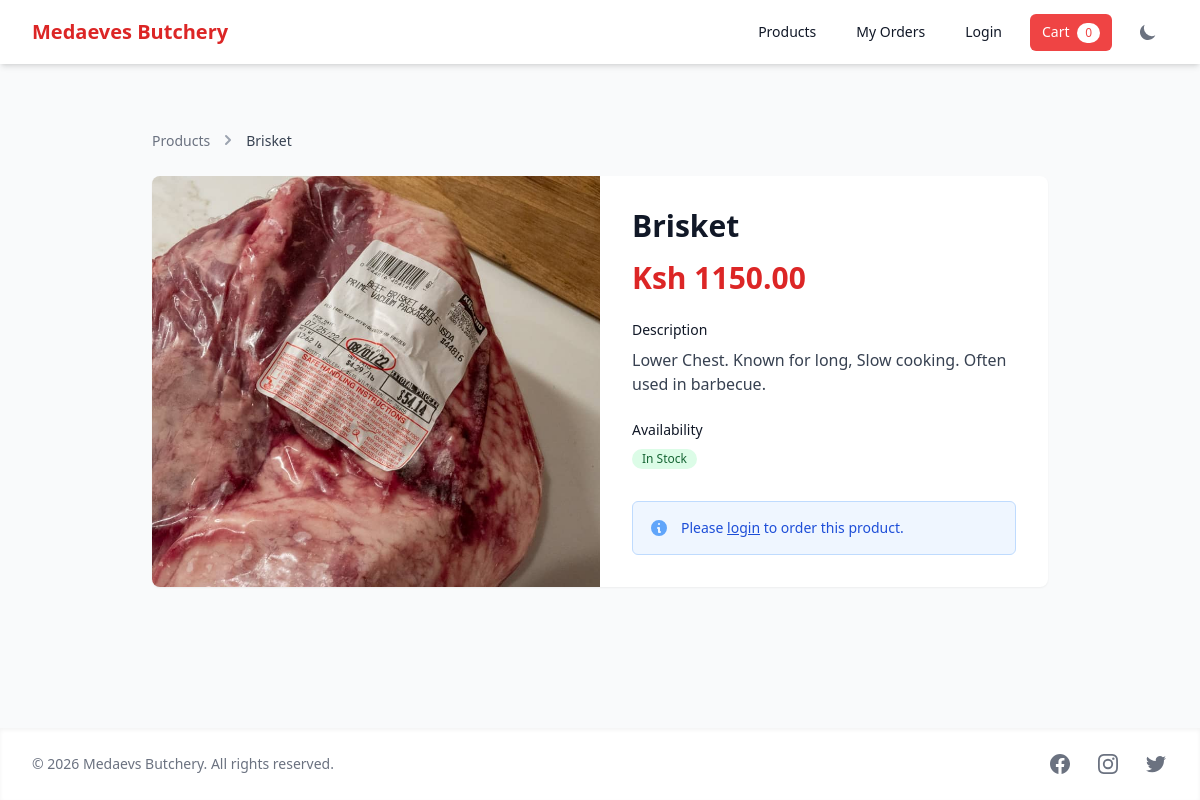
/product/1/, run on the app's committed database.
### shop/models.py (models this page shows, shortened)
class Product(models.Model):
	category = models.ForeignKey(Category, on_delete=models.CASCADE)
	name = models.CharField(max_length=200)
	description = models.TextField()
	price = models.DecimalField(max_digits=8, decimal_places=2)
	available = models.BooleanField(default=True)
	image = models.ImageField(upload_to='product_images/', blank=True, null=True)

### shop/views.py (the view)
# urls.py: path('product/<int:pk>/', views.product_detail, name='product_detail'),
def product_detail(request, pk):
   product = get_object_or_404(Product, pk=pk)
   return render(request, 'shop/product_detail.html', {'product':product})

### shop/templates/shop/product_detail.html (shortened to what this page needs)
{% extends 'shop/base.html' %}
{% block content %}
<div class="max-w-7xl mx-auto px-4 sm:px-6 lg:px-8 py-8">
    <nav class="flex mb-6" aria-label="Breadcrumb">
        <ol class="flex items-center space-x-2">
            <li>
                <a href="{% url 'product_list' %}" class="text-gray-500 dark:text-gray-400 hover:text-gray-700 dark:hover:text-gray-300 text-sm font-medium">
                    Products
                </a>
            </li>
            <li>
                <svg class="h-5 w-5 text-gray-400" xmlns="http://www.w3.org/2000/svg" viewBox="0 0 20 20" fill="currentColor">
                    <path fill-rule="evenodd" d="M7.293 14.707a1 1 0 010-1.414L10.586 10 7.293 6.707a1 1 0 011.414-1.414l4 4a1 1 0 010 1.414l-4 4a1 1 0 01-1.414 0z" clip-rule="evenodd" />
                </svg>
            </li>
            <li>
                <span class="text-gray-700 dark:text-gray-200 text-sm font-medium">{{ product.name }}</span>
            </li>
        </ol>
    </nav>
    <div class="bg-white dark:bg-gray-800 rounded-lg shadow-sm overflow-hidden">
        <div class="md:flex">
            <div class="md:w-1/2 bg-gray-100 dark:bg-gray-700">
                {% if product.image %}
                <img src="{{ product.image.url }}" alt="{{ product.name }}" class="w-full h-full object-cover">
                {% endif %}
            </div>
            <div class="md:w-1/2 p-6 md:p-8">
                <h1 class="text-2xl md:text-3xl font-bold text-gray-900 dark:text-white">{{ product.name }}</h1>
                <div class="mt-4">
                    <p class="text-3xl font-bold text-accent-600 dark:text-accent-400">Ksh {{ product.price }}</p>
                </div>
                {% if product.description %}
                <div class="mt-6">
                    <h3 class="text-sm font-medium text-gray-900 dark:text-white">Description</h3>
                    <div class="mt-2 text-base text-gray-700 dark:text-gray-300 space-y-4">
                        <p>{{ product.description }}</p>
                    </div>
                </div>
                {% endif %}
                <div class="mt-6">
                    <h3 class="text-sm font-medium text-gray-900 dark:text-white">Availability</h3>
                    <p class="mt-2 text-sm text-gray-700 dark:text-gray-300">
                        {% if product.available %}
                        <span class="inline-flex items-center px-2.5 py-0.5 rounded-full text-xs font-medium bg-green-100 dark:bg-green-800 text-green-800 dark:text-green-200">
                            In Stock
                        </span>
                        {% else %}
                        <span class="inline-flex items-center px-2.5 py-0.5 rounded-full text-xs font-medium bg-red-100 dark:bg-red-800 text-red-800 dark:text-red-200">
                            Out of Stock
                        </span>
                        {% endif %}
                    </p>
                </div>
                {% if product.available %}
                    {% if user.is_authenticated %}
                    <div class="mt-8">
                        <h3 class="text-sm font-medium text-gray-900 dark:text-white">Quantity (kg)</h3>
                        <div class="mt-2 w-32">
                            <div class="custom-number-input">
                                <div class="flex flex-row h-10 w-full rounded-lg relative bg-transparent">
                                    <button type="button" data-action="decrement" class="bg-gray-200 dark:bg-gray-700 text-gray-600 dark:text-gray-300 hover:text-gray-700 dark:hover:text-gray-200 h-full w-20 rounded-l cursor-pointer outline-none">
                                        <span class="m-auto text-2xl font-thin">−</span>
                                    </button>
                                    <input type="number" id="quantity-input" class="focus:outline-none text-center w-full bg-gray-100 dark:bg-gray-800 font-semibold text-md hover:text-black dark:hover:text-white focus:text-black dark:focus:text-white md:text-base cursor-default flex items-center text-gray-700 dark:text-gray-300 outline-none" name="custom-input-number" value="1" min="1" max="100">
                                    <button type="button" data-action="increment" class="bg-gray-200 dark:bg-gray-700 text-gray-600 dark:text-gray-300 hover:text-gray-700 dark:hover:text-gray-200 h-full w-20 rounded-r cursor-pointer">
                                        <span class="m-auto text-2xl font-thin">+</span>
                                    </button>
                                </div>
                            </div>
                        </div>
                    </div>
                    <div class="mt-8 space-y-3 sm:space-y-0 sm:flex sm:space-x-4">
                        <form method="post" action="{% url 'add_to_cart' product.pk %}" class="w-full sm:w-auto">
                            {% csrf_token %}
                            <input type="hidden" name="quantity" id="cart-quantity" value="1">
                            <button type="submit" class="w-full flex items-center justify-center px-8 py-3 border border-transparent text-base font-medium rounded-md shadow-sm text-white bg-accent-600 hover:bg-accent-700 focus:outline-none focus:ring-2 focus:ring-offset-2 focus:ring-accent-500 sm:w-auto">
                                <svg class="-ml-1 mr-2 h-5 w-5" xmlns="http://www.w3.org/2000/svg" fill="none" viewBox="0 0 24 24" stroke="currentColor">
                                    <path stroke-linecap="round" stroke-linejoin="round" stroke-width="2" d="M3 3h2l.4 2M7 13h10l4-8H5.4M7 13L5.4 5M7 13l-2.293 2.293c-.63.63-.184 1.707.707 1.707H17m0 0a2 2 0 100 4 2 2 0 000-4zm-8 2a2 2 0 11-4 0 2 2 0 014 0z" />
                                </svg>
                                Add to Cart
                            </button>
                        </form>
                        <form method="post" action="{% url 'place_order' product.pk %}" class="w-full sm:w-auto">
                            {% csrf_token %}
                            <input type="hidden" name="quantity" id="order-quantity" value="1">
                            <button type="submit" class="w-full flex items-center justify-center px-8 py-3 border border-gray-300 dark:border-gray-600 text-base font-medium rounded-md shadow-sm text-gray-700 dark:text-gray-200 bg-white dark:bg-gray-800 hover:bg-gray-50 dark:hover:bg-gray-700 focus:outline-none focus:ring-2 focus:ring-offset-2 focus:ring-accent-500 sm:w-auto">
                                <svg class="-ml-1 mr-2 h-5 w-5" xmlns="http://www.w3.org/2000/svg" fill="none" viewBox="0 0 24 24" stroke="currentColor">
                                    <path stroke-linecap="round" stroke-linejoin="round" stroke-width="2" d="M5 3v4M3 5h4M6 17v4m-2-2h4m5-16l2.286 6.857L21 12l-5.714 2.143L13 21l-2.286-6.857L5 12l5.714-2.143L13 3z" />
                                </svg>
                                Order Now
                            </button>
                        </form>
                    </div>
                    {% else %}
                    <div class="mt-8 bg-blue-50 dark:bg-blue-900 border border-blue-200 dark:border-blue-800 rounded-md p-4">
                        <div class="flex">
                            <div class="flex-shrink-0">
                                <svg class="h-5 w-5 text-blue-400 dark:text-blue-300" xmlns="http://www.w3.org/2000/svg" viewBox="0 0 20 20" fill="currentColor">
                                    <path fill-rule="evenodd" d="M18 10a8 8 0 11-16 0 8 8 0 0116 0zm-7-4a1 1 0 11-2 0 1 1 0 012 0zM9 9a1 1 0 000 2v3a1 1 0 001 1h1a1 1 0 100-2v-3a1 1 0 00-1-1H9z" clip-rule="evenodd" />
                                </svg>
                            </div>
                            <div class="ml-3">
                                <p class="text-sm text-blue-700 dark:text-blue-200">
                                    Please <a href="/accounts/login/" class="font-medium underline">login</a> to order this product.
                                </p>
                            </div>
                        </div>
                    </div>
                    {% endif %}
                {% endif %}
            </div>
        </div>
    </div>
</div>
{% endblock %}

### data on the page
Product: name "Brisket", image (picture), price "1150.00", description "Lower Chest. Known for long, Slow cooking. Often used in barbecue."
